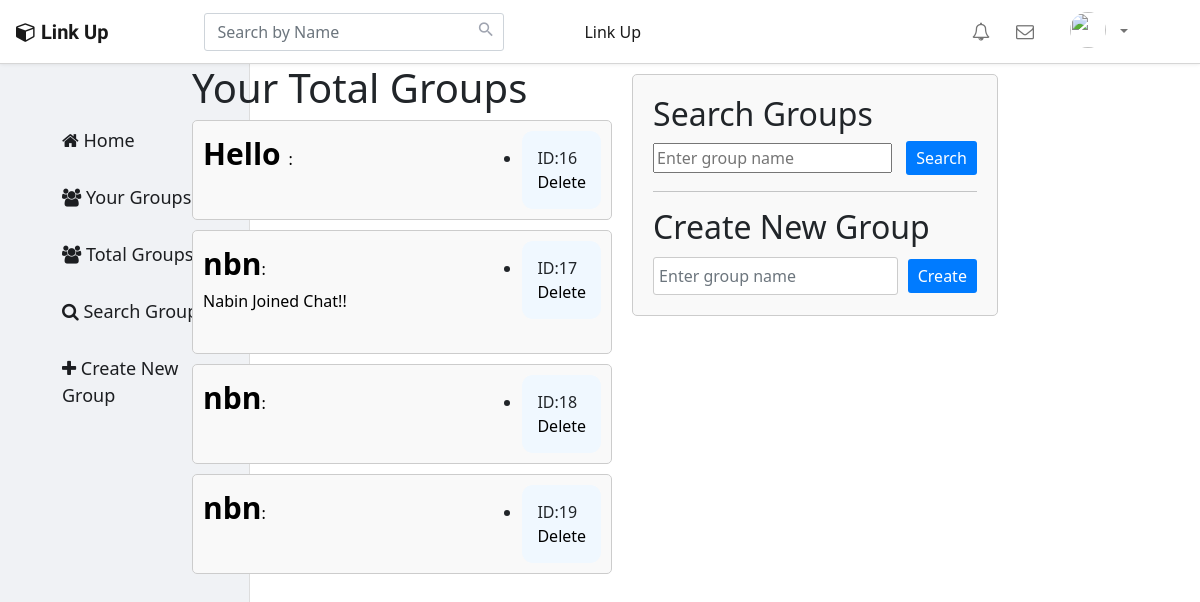
/groupchat/totalgroups.php, run on an earlier commit of the app's database.
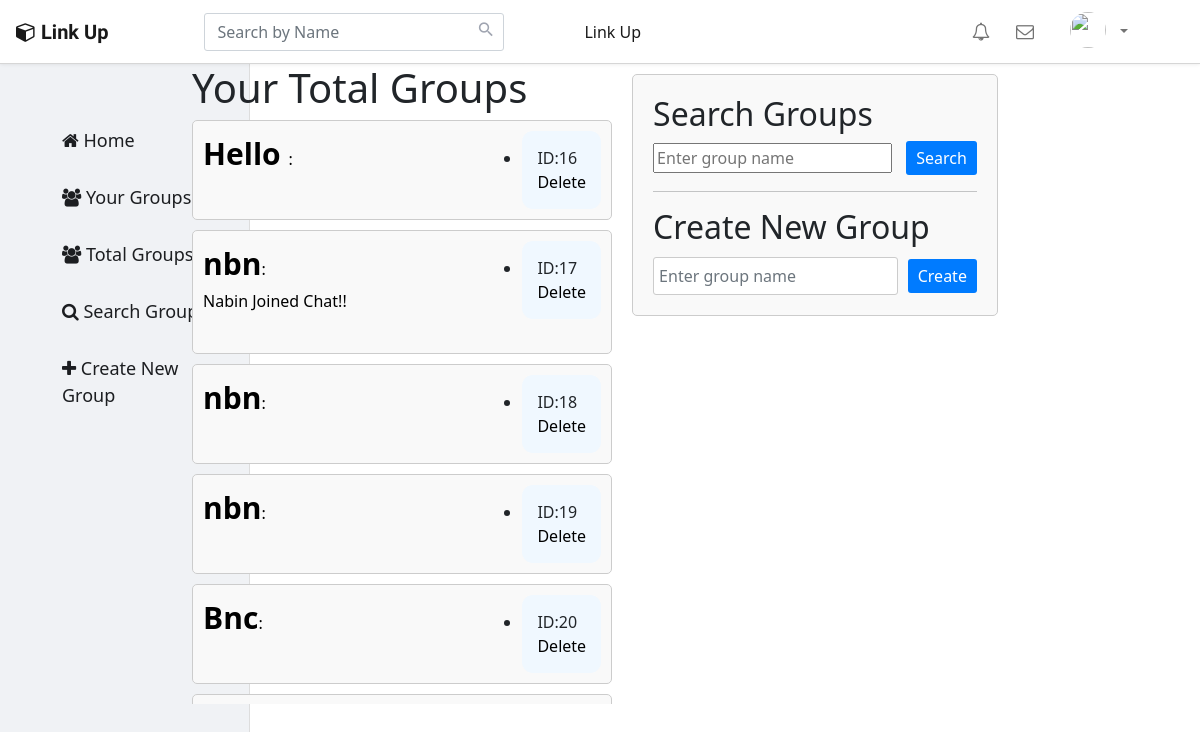
And on a later commit of the database.
### tables this page shows
CREATE TABLE `chat_room` (
  `id` int(20) NOT NULL,
  `name` varchar(30) NOT NULL,
  `room_name` varchar(100) NOT NULL
);

### groupchat/totalgroups.php (the view, shortened to what this page needs)
<!DOCTYPE html>
<html lang="en">
<?php include '../client/nav_header.php' ?>
<link rel="stylesheet" href="../client/assets/css/landing_page.css">
<body>
  <nav class="navbar navbar-expand-sm navbar-light fixed-top ">
    <a href="../home.php" class="navbar-brand mr-3"><i class="fa fa-cube"></i><b>Link Up</b></a>
    <form class="navbar-form form-inline mr-4" style="margin-right:30px;">
      <div class="input-group search-box">
        <input type="text" id="searchText" class="form-control" placeholder="Search by Name">
        <span class="input-group-addon"><i class="material-icons">&#xE8B6;</i></span>
      </div>
    </form>
    <div id="navbarCollapse" class="collapse navbar-collapse justify-content-start ml-5">
      <div class="navbar-nav">
        <a href="#" class="nav-item nav-link active"> Link Up</a>
      </div>
      <div class="navbar-nav ml-auto mr-5">
        <a href="profile.php" class="nav-item nav-link notifications"><i class="fa fa-bell-o"></i><span class="badge"></span></a>
        <a href="final_one.php" class="nav-item nav-link messages"><i class="fa fa-envelope-o"></i><span class="badge"></span></a></a>
        <div class="nav-item dropdown">
          <a href="#" data-toggle="dropdown" class="nav-link dropdown-toggle user-action">
            <img src="../client/assets/uploads/<?= $_SESSION['p_p'] ?>" class="w-30 rounded-circle" height="36" width="36">
            <?php echo htmlspecialchars($_SESSION["username"]); ?><b class="caret"></b></a>
        </div>
      </div>
    </div>
  </nav>
  <?php
  $name = $_SESSION['name'];
  $conn = new mysqli('localhost', 'root', '', 'chat_app_db');
  ?>
  <div class="flex">
  <?php include 'sidenav.php'; ?>
    <div class="groups">
      <div>
        <h1> Your Total Groups</h1>
      </div>
      <?php
      $sql = "SELECT * FROM chat_room";
      $result = $conn->query($sql);
      if ($result->num_rows > 0) {
        while ($row = $result->fetch_assoc()) {
          $id = $row['id'];
          $room_name = $row['room_name'];
          echo "<div class='message'>
        <div class='box'>
          <a href='display.php?user_id=$id&room_name=$room_name'>
            <strong>" . $row["room_name"] . "</strong>:
          </a>";
          echo "<p> ID:" . $row["id"] . "</> <br><a href='#' class='delete-link' data-id='$id'>Delete </a> </p>";
          echo "  </div>";
          $iddd = $row['id'];
          $sqll = "SELECT name, MAX(chats) AS msg FROM `groupchat` WHERE chat_room = '$iddd' AND name = '$name'";
          $resultt = $conn->query($sqll);
          if ($resultt->num_rows > 0) {
            while ($rows = $resultt->fetch_assoc()) {
              echo "<a class='gm'>" . $rows["msg"] . "</a>";
              echo "</div>";
            }
          }
        }
      }
      ?>
    </div>
    <div class="section">
      <h2>Search Groups</h2>
      <input type="text" placeholder="Enter group name">
      <button class="search-button">Search</button>
      <hr>
      <h2>Create New Group</h2>
      <form action="index.php" method="post">
        <div class="create-form">
          <input type="text" class="form-control" name="room_name" placeholder="Enter group name">
          <button type="submit" name="submit" class="create-button">Create</button>
        </div>
      </form>
    </div>
  </div>
  <link href="https://cdn.jsdelivr.net/npm/bootstrap@5.0.2/dist/css/bootstrap.min.css" rel="stylesheet">

What changed in the data, as far as the page shows it:
added chat_room: room_name "Bnc", id "20"
